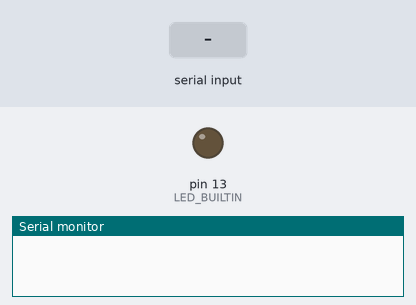
Recording of a sketch running on a simulated Arduino Uno, built with avr-gcc and run on an emulated ATmega328P. On the bench: output pins drawn as LEDs (lit = HIGH), the last lines printed to the serial monitor. The test bench sets the inputs (shaded band).

Above: at 1.2 s.
1.3 s: "1" received over the second serial link
At 2.4 s:
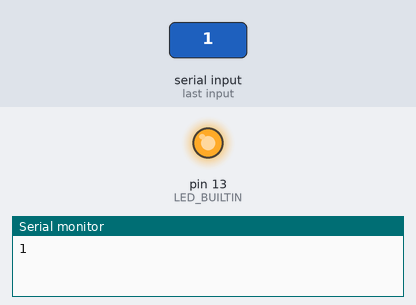
2.8 s: "0" received over the second serial link
At 3.5 s:
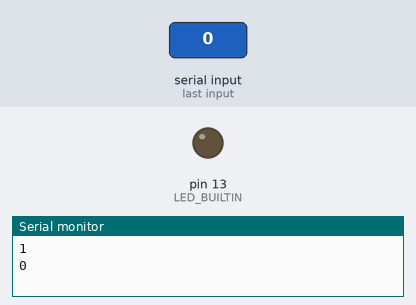
Timing chart, 0 to 5.8 s (numbered marks = the images above; inputs shaded):
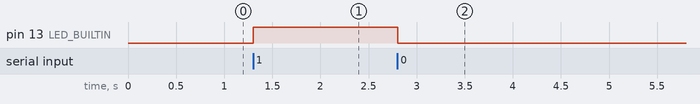

The sketch:

helloBluetooth.ino
```cpp
#include <SoftwareSerial.h>

SoftwareSerial btSerial(11, 12); //RX, TX

char data;

void setup() {
  pinMode(LED_BUILTIN, OUTPUT);
  Serial.begin(9600);
  while (!Serial);

  btSerial.begin(115200);
  btSerial.println("Hello from arduino!");
}

void loop() {
  if (btSerial.available()) {
    data = btSerial.read();
    Serial.println(data);
  }
  if (data == '1') {
    digitalWrite(LED_BUILTIN, HIGH);
  }
  else if (data == '0') {
    digitalWrite(LED_BUILTIN, LOW);
  }

  delay(100);
}
```

Measured:
- after the input at 1.3 s, pin 13 (LED_BUILTIN): LOW → HIGH at once
- after the input at 2.8 s, pin 13 (LED_BUILTIN): HIGH → LOW at once
